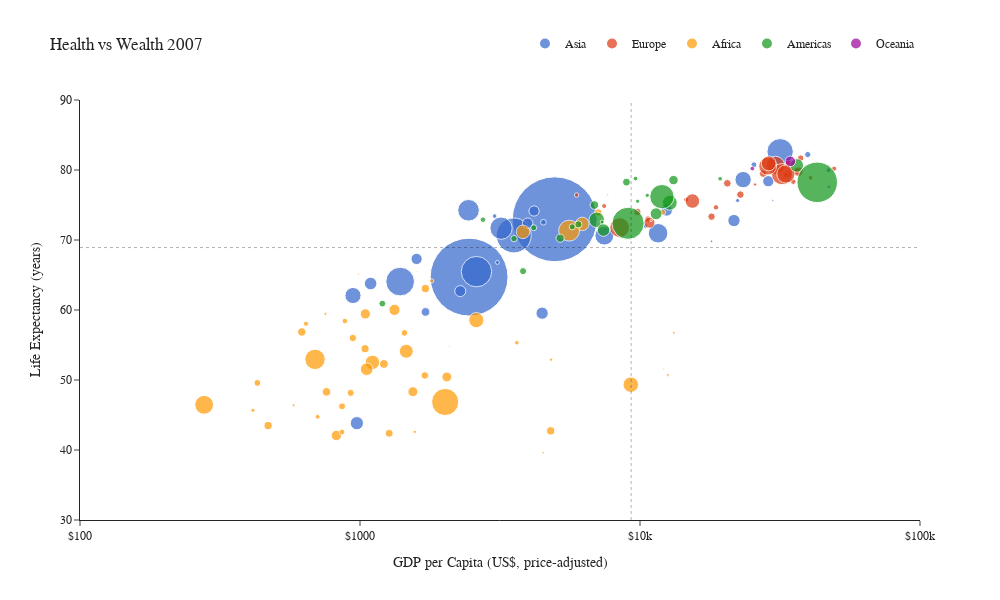

This figure's notebook cell:
### Code cell
import plotly.express as px

df = px.data.gapminder().query("year == 2007")

fig = px.scatter(df, y="lifeExp", x="gdpPercap", color="continent", log_x=True, size="pop", size_max=60,
                 hover_name="country", height=600, width=1000, template="simple_white",
                 color_discrete_sequence=px.colors.qualitative.G10,
                 title="Health vs Wealth 2007",
                 labels=dict(
                     continent="Continent", pop="Population",
                     gdpPercap="GDP per Capita (US$, price-adjusted)",
                     lifeExp="Life Expectancy (years)"))

fig.update_layout(font_family="Rockwell",
                  legend=dict(orientation="h", title="", y=1.1, x=1, xanchor="right", yanchor="bottom"))
fig.update_xaxes(tickprefix="$", range=[2,5], dtick=1)
fig.update_yaxes(range=[30,90])
fig.add_hline((df["lifeExp"]*df["pop"]).sum()/df["pop"].sum(), line_width=1, line_dash="dot")
fig.add_vline((df["gdpPercap"]*df["pop"]).sum()/df["pop"].sum(), line_width=1, line_dash="dot")
fig.show()

#fig.write_image("gapminder_2007.svg") # static export
fig.write_html("gapminder_2007.html") # interactive export
fig.write_json("gapminder_2007.json") # serialized export

### Figure 1 — Plotly figure (JSON) as saved in the notebook; plotly's stock layout.template omitted (floating-point values rounded to 4 significant figures)
{"data": [{"hovertemplate": "<b>%{hovertext}</b><br><br>Continent=Asia<br>GDP per Capita (US$, price-adjusted)=%{x}<br>Life Expectancy (years)=%{y}<br>Population=%{marker.size}<extra></extra>", "hovertext": ["Afghanistan", "Bahrain", "Bangladesh", "Cambodia", "China", "Hong Kong, China", "India", "Indonesia", "Iran", "Iraq", "Israel", "Japan", "Jordan", "Korea, Dem. Rep.", "Korea, Rep.", "Kuwait", "Lebanon", "Malaysia", "Mongolia", "Myanmar", "Nepal", "Oman", "Pakistan", "Philippines", "Saudi Arabia", "Singapore", "Sri Lanka", "Syria", "Taiwan", "Thailand", "Vietnam", "West Bank and Gaza", "Yemen, Rep."], "legendgroup": "Asia", "marker": {"color": "#3366CC", "size": [31889923, 708573, 150448339, 14131858, 1318683096, 6980412, 1110396331, 223547000, 69453570, 27499638, 6426679, 127467972, 6053193, 23301725, 49044790, 2505559, 3921278, 24821286, 2874127, 47761980, 28901790, 3204897, 169270617, 91077287, 27601038, 4553009, 20378239, 19314747, 23174294, 65068149, 85262356, 4018332, 22211743], "sizemode": "area", "sizeref": 366300.0, "symbol": "circle"}, "mode": "markers", "name": "Asia", "orientation": "v", "showlegend": true, "x": [974.6, 29800.0, 1391.0, 1714.0, 4959.0, 39720.0, 2452.0, 3541.0, 11610.0, 4471.0, 25520.0, 31660.0, 4519.0, 1593.0, 23350.0, 47310.0, 10460.0, 12450.0, 3096.0, 944.0, 1091.0, 22320.0, 2606.0, 3190.0, 21650.0, 47140.0, 3970.0, 4185.0, 28720.0, 7458.0, 2442.0, 3025.0, 2281.0], "xaxis": "x", "y": [43.83, 75.64, 64.06, 59.72, 72.96, 82.21, 64.7, 70.65, 70.96, 59.55, 80.75, 82.6, 72.53, 67.3, 78.62, 77.59, 71.99, 74.24, 66.8, 62.07, 63.78, 75.64, 65.48, 71.69, 72.78, 79.97, 72.4, 74.14, 78.4, 70.62, 74.25, 73.42, 62.7], "yaxis": "y", "type": "scatter"}, {"hovertemplate": "<b>%{hovertext}</b><br><br>Continent=Europe<br>GDP per Capita (US$, price-adjusted)=%{x}<br>Life Expectancy (years)=%{y}<br>Population=%{marker.size}<extra></extra>", "hovertext": ["Albania", "Austria", "Belgium", "Bosnia and Herzegovina", "Bulgaria", "Croatia", "Czech Republic", "Denmark", "Finland", "France", "Germany", "Greece", "Hungary", "Iceland", "Ireland", "Italy", "Montenegro", "Netherlands", "Norway", "Poland", "Portugal", "Romania", "Serbia", "Slovak Republic", "Slovenia", "Spain", "Sweden", "Switzerland", "Turkey", "United Kingdom"], "legendgroup": "Europe", "marker": {"color": "#DC3912", "size": [3600523, 8199783, 10392226, 4552198, 7322858, 4493312, 10228744, 5468120, 5238460, 61083916, 82400996, 10706290, 9956108, 301931, 4109086, 58147733, 684736, 16570613, 4627926, 38518241, 10642836, 22276056, 10150265, 5447502, 2009245, 40448191, 9031088, 7554661, 71158647, 60776238], "sizemode": "area", "sizeref": 366300.0, "symbol": "circle"}, "mode": "markers", "name": "Europe", "orientation": "v", "showlegend": true, "x": [5937.0, 36130.0, 33690.0, 7446.0, 10680.0, 14620.0, 22830.0, 35280.0, 33210.0, 30470.0, 32170.0, 27540.0, 18010.0, 36180.0, 40680.0, 28570.0, 9254.0, 36800.0, 49360.0, 15390.0, 20510.0, 10810.0, 9787.0, 18680.0, 25770.0, 28820.0, 33860.0, 37510.0, 8458.0, 33200.0], "xaxis": "x", "y": [76.42, 79.83, 79.44, 74.85, 73.0, 75.75, 76.49, 78.33, 79.31, 80.66, 79.41, 79.48, 73.34, 81.76, 78.89, 80.55, 74.54, 79.76, 80.2, 75.56, 78.1, 72.48, 74.0, 74.66, 77.93, 80.94, 80.88, 81.7, 71.78, 79.42], "yaxis": "y", "type": "scatter"}, {"hovertemplate": "<b>%{hovertext}</b><br><br>Continent=Africa<br>GDP per Capita (US$, price-adjusted)=%{x}<br>Life Expectancy (years)=%{y}<br>Population=%{marker.size}<extra></extra>", "hovertext": ["Algeria", "Angola", "Benin", "Botswana", "Burkina Faso", "Burundi", "Cameroon", "Central African Republic", "Chad", "Comoros", "Congo, Dem. Rep.", "Congo, Rep.", "Cote d'Ivoire", "Djibouti", "Egypt", "Equatorial Guinea", "Eritrea", "Ethiopia", "Gabon", "Gambia", "Ghana", "Guinea", "Guinea-Bissau", "Kenya", "Lesotho", "Liberia", "Libya", "Madagascar", "Malawi", "Mali", "Mauritania", "Mauritius", "Morocco", "Mozambique", "Namibia", "Niger", "Nigeria", "Reunion", "Rwanda", "Sao Tome and Principe", "Senegal", "Sierra Leone", "Somalia", "South Africa", "Sudan", "Swaziland", "Tanzania", "Togo", "Tunisia", "Uganda", "Zambia", "Zimbabwe"], "legendgroup": "Africa", "marker": {"color": "#FF9900", "size": [33333216, 12420476, 8078314, 1639131, 14326203, 8390505, 17696293, 4369038, 10238807, 710960, 64606759, 3800610, 18013409, 496374, 80264543, 551201, 4906585, 76511887, 1454867, 1688359, 22873338, 9947814, 1472041, 35610177, 2012649, 3193942, 6036914, 19167654, 13327079, 12031795, 3270065, 1250882, 33757175, 19951656, 2055080, 12894865, 135031164, 798094, 8860588, 199579, 12267493, 6144562, 9118773, 43997828, 42292929, 1133066, 38139640, 5701579, 10276158, 29170398, 11746035, 12311143], "sizemode": "area", "sizeref": 366300.0, "symbol": "circle"}, "mode": "markers", "name": "Africa", "orientation": "v", "showlegend": true, "x": [6223.0, 4797.0, 1441.0, 12570.0, 1217.0, 430.1, 2042.0, 706.0, 1704.0, 986.1, 277.6, 3633.0, 1545.0, 2082.0, 5581.0, 12150.0, 641.4, 690.8, 13210.0, 752.7, 1328.0, 942.7, 579.2, 1463.0, 1569.0, 414.5, 12060.0, 1045.0, 759.3, 1043.0, 1803.0, 10960.0, 3820.0, 823.7, 4811.0, 619.7, 2014.0, 7670.0, 863.1, 1598.0, 1712.0, 862.5, 926.1, 9270.0, 2602.0, 4513.0, 1107.0, 883.0, 7093.0, 1056.0, 1271.0, 469.7], "xaxis": "x", "y": [72.3, 42.73, 56.73, 50.73, 52.3, 49.58, 50.43, 44.74, 50.65, 65.15, 46.46, 55.32, 48.33, 54.79, 71.34, 51.58, 58.04, 52.95, 56.73, 59.45, 60.02, 56.01, 46.39, 54.11, 42.59, 45.68, 73.95, 59.44, 48.3, 54.47, 64.16, 72.8, 71.16, 42.08, 52.91, 56.87, 46.86, 76.44, 46.24, 65.53, 63.06, 42.57, 48.16, 49.34, 58.56, 39.61, 52.52, 58.42, 73.92, 51.54, 42.38, 43.49], "yaxis": "y", "type": "scatter"}, {"hovertemplate": "<b>%{hovertext}</b><br><br>Continent=Americas<br>GDP per Capita (US$, price-adjusted)=%{x}<br>Life Expectancy (years)=%{y}<br>Population=%{marker.size}<extra></extra>", "hovertext": ["Argentina", "Bolivia", "Brazil", "Canada", "Chile", "Colombia", "Costa Rica", "Cuba", "Dominican Republic", "Ecuador", "El Salvador", "Guatemala", "Haiti", "Honduras", "Jamaica", "Mexico", "Nicaragua", "Panama", "Paraguay", "Peru", "Puerto Rico", "Trinidad and Tobago", "United States", "Uruguay", "Venezuela"], "legendgroup": "Americas", "marker": {"color": "#109618", "size": [40301927, 9119152, 190010647, 33390141, 16284741, 44227550, 4133884, 11416987, 9319622, 13755680, 6939688, 12572928, 8502814, 7483763, 2780132, 108700891, 5675356, 3242173, 6667147, 28674757, 3942491, 1056608, 301139947, 3447496, 26084662], "sizemode": "area", "sizeref": 366300.0, "symbol": "circle"}, "mode": "markers", "name": "Americas", "orientation": "v", "showlegend": true, "x": [12780.0, 3822.0, 9066.0, 36320.0, 13170.0, 7007.0, 9645.0, 8948.0, 6025.0, 6873.0, 5728.0, 5186.0, 1202.0, 3548.0, 7321.0, 11980.0, 2749.0, 9809.0, 4173.0, 7409.0, 19330.0, 18010.0, 42950.0, 10610.0, 11420.0], "xaxis": "x", "y": [75.32, 65.55, 72.39, 80.65, 78.55, 72.89, 78.78, 78.27, 72.23, 74.99, 71.88, 70.26, 60.92, 70.2, 72.57, 76.19, 72.9, 75.54, 71.75, 71.42, 78.75, 69.82, 78.24, 76.38, 73.75], "yaxis": "y", "type": "scatter"}, {"hovertemplate": "<b>%{hovertext}</b><br><br>Continent=Oceania<br>GDP per Capita (US$, price-adjusted)=%{x}<br>Life Expectancy (years)=%{y}<br>Population=%{marker.size}<extra></extra>", "hovertext": ["Australia", "New Zealand"], "legendgroup": "Oceania", "marker": {"color": "#990099", "size": [20434176, 4115771], "sizemode": "area", "sizeref": 366300.0, "symbol": "circle"}, "mode": "markers", "name": "Oceania", "orientation": "v", "showlegend": true, "x": [34440.0, 25190.0], "xaxis": "x", "y": [81.23, 80.2], "yaxis": "y", "type": "scatter"}], "layout": {"xaxis": {"anchor": "y", "domain": [0.0, 1.0], "title": {"text": "GDP per Capita (US$, price-adjusted)"}, "type": "log", "tickprefix": "$", "range": [2, 5], "dtick": 1}, "yaxis": {"anchor": "x", "domain": [0.0, 1.0], "title": {"text": "Life Expectancy (years)"}, "range": [30, 90]}, "legend": {"title": {"text": ""}, "tracegroupgap": 0, "itemsizing": "constant", "orientation": "h", "y": 1.1, "x": 1, "xanchor": "right", "yanchor": "bottom"}, "title": {"text": "Health vs Wealth 2007"}, "height": 600, "width": 1000, "font": {"family": "Rockwell"}, "shapes": [{"line": {"dash": "dot", "width": 1}, "type": "line", "x0": 0, "x1": 1, "xref": "x domain", "y0": 68.92, "y1": 68.92, "yref": "y"}, {"line": {"dash": "dot", "width": 1}, "type": "line", "x0": 9296.0, "x1": 9296.0, "xref": "x", "y0": 0, "y1": 1, "yref": "y domain"}]}}
